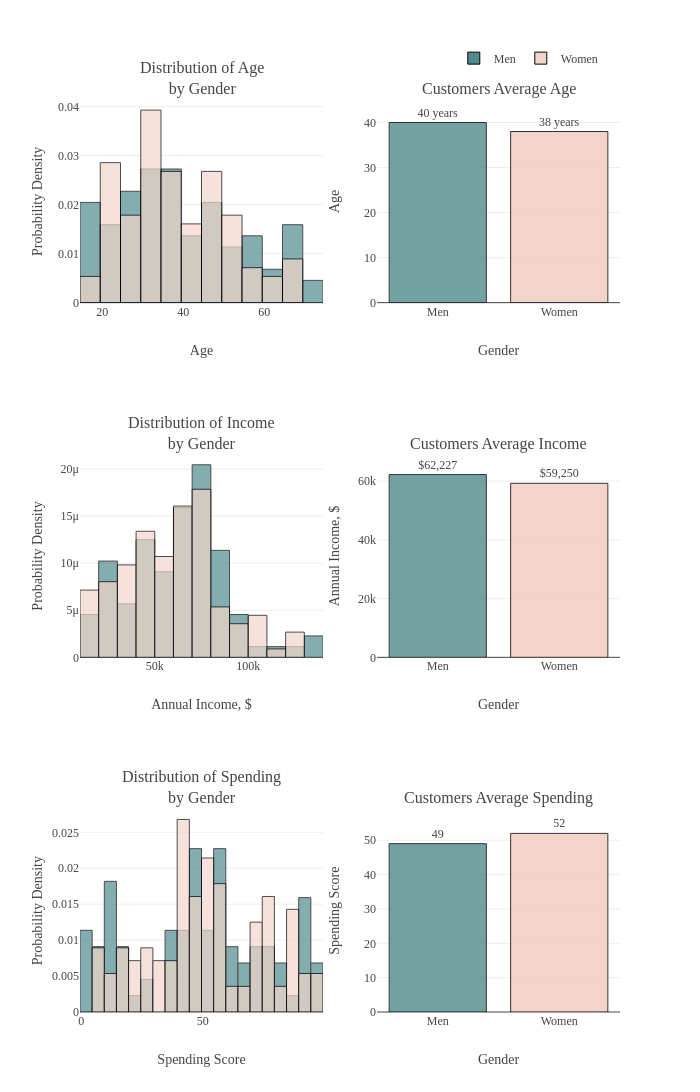
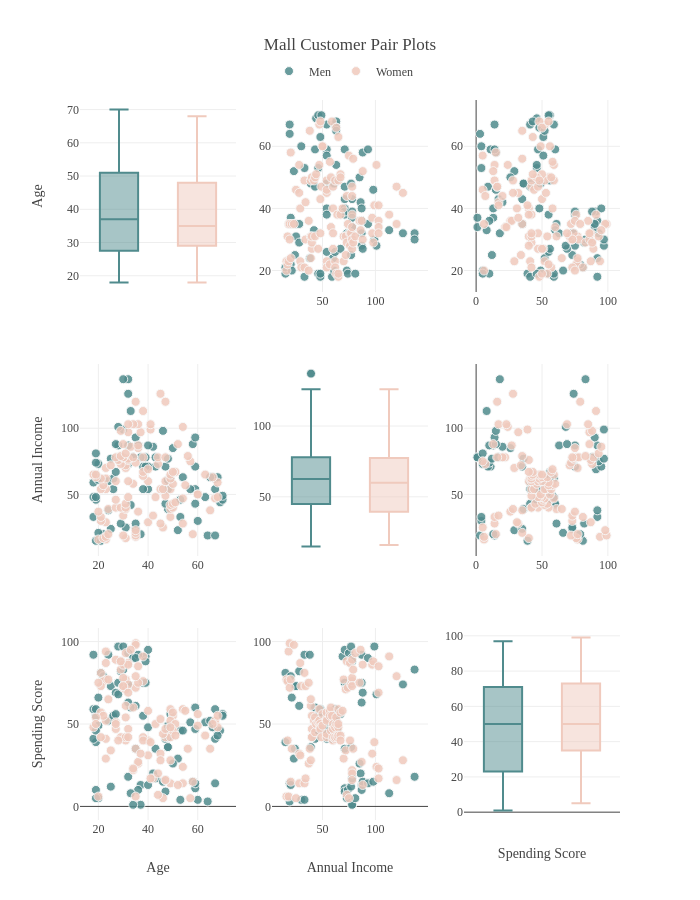
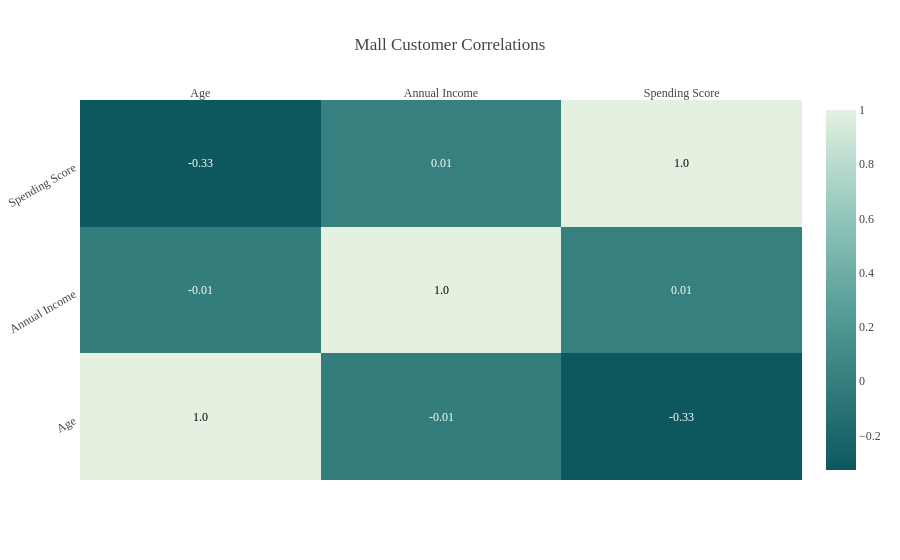

Write notebook code for charts like these, in order.
### Markdown cell above
# <div style="color:white;display:fill;border-radius:5px;background-color:#67A4A4;letter-spacing:0.1px;overflow:hidden"><p style="padding:20px;color:white;overflow:hidden;margin:0;font-size:110%;text-align:center">Exploratory Data Analysis</p></div>

### Code cell
init_notebook_mode(connected=True)
plot_df=cust.copy()
plot_df['Annual Income']=plot_df['Annual Income'].mul(1000)
p1=plot_df.groupby('Gender')['Age'].mean().round(0).astype(int).reset_index()
p2=plot_df.groupby('Gender')['Annual Income'].mean().reset_index()
p3=plot_df.groupby('Gender')['Spending Score'].mean().round(0).astype(int).reset_index()

temp = dict(layout=go.Layout(font=dict(family="Franklin Gothic", size=12)))
fig = make_subplots(rows=3, cols=2,
                    subplot_titles=("Distribution of Age<br>by Gender", 
                                    "Customers Average Age",
                                    "Distribution of Income<br>by Gender", 
                                    "Customers Average Income",
                                    "Distribution of Spending<br>by Gender", 
                                    "Customers Average Spending")
                   )

fig.add_trace(go.Histogram(x=plot_df[plot_df.Gender=='Men']['Age'], histnorm='probability density', 
                           marker=dict(color='#508B8D',opacity=0.7, line=dict(width=1, color='#000000')), 
                           nbinsx=20, name="Men"),
              row=1, col=1)
fig.add_trace(go.Histogram(x=plot_df[plot_df.Gender=='Women']['Age'], histnorm='probability density', 
                           marker=dict(color='#F3D6CB',opacity=0.7, line=dict(width=1, color='#000000')),
                           nbinsx=20, name="Women"),
              row=1, col=1)

fig.add_trace(go.Bar(x=p1['Gender'], y=p1['Age'], text=p1['Age'], texttemplate='%{text} years', textposition='outside',
                     marker=dict(color=['#508B8D', '#F0CABD'], opacity=0.8),width=.8,
                     hovertemplate='Average Age Among %{x} = %{y} years<extra></extra>', showlegend=False),
              row=1, col=2)

fig.add_trace(go.Histogram(x=plot_df[plot_df.Gender=='Men']['Annual Income'], histnorm='probability density', 
                           marker=dict(color='#508B8D', line=dict(width=1, color='#000000')), 
                           opacity=0.7, name="Men", nbinsx=20, showlegend=False),
              row=2, col=1)
fig.add_trace(go.Histogram(x=plot_df[plot_df.Gender=='Women']['Annual Income'], histnorm='probability density', 
                           marker=dict(color='#F3D6CB', line=dict(width=1, color='#000000')),
                           opacity=0.7, name="Women", nbinsx=20, showlegend=False),
              row=2, col=1)
fig.add_trace(go.Bar(x=p2['Gender'], y=p2['Annual Income'], text=p2['Annual Income'], 
                     texttemplate='$%{text:,.0f}', textposition='outside',
                     marker=dict(color=['#508B8D', '#F0CABD'], opacity=0.8),width=.8,
                     hovertemplate='Average Income Among %{x} = $%{y}<extra></extra>', showlegend=False),
              row=2, col=2)
fig.add_trace(go.Histogram(x=plot_df[plot_df.Gender=='Men']['Spending Score'], histnorm='probability density', 
                           marker=dict(color='#508B8D', line=dict(width=1, color='#000000')), 
                           opacity=0.7, name="Men", nbinsx=20, showlegend=False),
              row=3, col=1)
fig.add_trace(go.Histogram(x=plot_df[plot_df.Gender=='Women']['Spending Score'], histnorm='probability density', 
                           marker=dict(color='#F3D6CB', line=dict(width=1, color='#000000')),
                           opacity=0.7, name="Women", nbinsx=20, showlegend=False),
              row=3, col=1)
fig.add_trace(go.Bar(x=p3['Gender'], y=p3['Spending Score'], text=p3['Spending Score'], 
                     texttemplate='%{text}', textposition='outside',
                     marker=dict(color=['#508B8D', '#F0CABD'], opacity=0.8),width=.8,
                     hovertemplate='Average Spending Score Among %{x} = %{y}<extra></extra>', showlegend=False),
              row=3, col=2)
fig.update_traces(marker=dict(line=dict(width=1, color='#000000')))
fig.update_layout(template=temp,barmode='overlay', height=1500, width=700,
                  legend=dict(orientation="h", yanchor="bottom", xanchor="right", y=1.03, x=.97),
                  xaxis1_title="Age", yaxis1_title='Probability Density', 
                  xaxis2_title="Gender", yaxis2_title="Age", yaxis2_range=[0,45],
                  xaxis3_title="Annual Income, $", yaxis3_title='Probability Density', 
                  xaxis4_title="Gender", yaxis4_title="Annual Income, $", yaxis4_range=[0,69e3],
                  xaxis5_title="Spending Score", yaxis5_title='Probability Density', 
                  xaxis6_title="Gender", yaxis6_title="Spending Score", yaxis6_range=[0,59]
                 )
fig.show()

# Pairplots
fig = ff.create_scatterplotmatrix(cust, diag='box', index='Gender', colormap=['#508B8D', '#F0CABD']) 
fig.update_traces(marker=dict(size=9, opacity=0.85, line=dict(width=1, color='#F7F7F7')))
fig.update_layout(title="Mall Customer Pair Plots", template=temp, 
                  legend=dict(orientation="h", yanchor="bottom", y=1.02, x=.35),
                  height=900, width=700)
fig.show()

# Correlations
corr=cust.corr()
x = corr.columns.tolist() 
y = corr.index.tolist()
z = corr.values
text = corr.values.round(2)

fig = ff.create_annotated_heatmap(z=z, x=x, y=y, annotation_text=text, colorscale='mint', 
                                  reversescale=True, showscale=True,
                                  hovertemplate="Correlation of %{x} and %{y}= %{z:.3f}")
fig.update_layout(template=temp, title="Mall Customer Correlations", yaxis_tickangle=-30)
fig.show()

### Figure 1 — Plotly figure (JSON) as saved in the notebook; plotly's stock layout.template omitted (floating-point values rounded to 4 significant figures)
{"data": [{"histnorm": "probability density", "marker": {"color": "#508B8D", "line": {"color": "#000000", "width": 1}, "opacity": 0.7}, "name": "Men", "nbinsx": 20, "type": "histogram", "x": [19, 21, 64, 67, 37, 22, 20, 52, 35, 25, 31, 29, 35, 60, 53, 18, 24, 48, 33, 59, 47, 69, 53, 70, 19, 63, 18, 19, 70, 59, 26, 40, 57, 38, 67, 48, 18, 48, 24, 48, 20, 67, 26, 49, 54, 68, 66, 65, 19, 27, 39, 43, 40, 59, 38, 47, 39, 20, 32, 19, 32, 25, 28, 48, 34, 43, 39, 37, 34, 19, 50, 42, 32, 40, 28, 36, 36, 58, 27, 59, 35, 46, 30, 28, 33, 32, 32, 30], "xaxis": "x", "yaxis": "y"}, {"histnorm": "probability density", "marker": {"color": "#F3D6CB", "line": {"color": "#000000", "width": 1}, "opacity": 0.7}, "name": "Women", "nbinsx": 20, "type": "histogram", "x": [20, 23, 31, 22, 35, 23, 30, 35, 58, 24, 35, 35, 46, 54, 45, 40, 23, 21, 49, 21, 42, 30, 36, 20, 65, 31, 49, 24, 50, 27, 29, 31, 49, 31, 50, 51, 27, 67, 54, 43, 68, 32, 47, 60, 60, 45, 23, 49, 46, 21, 55, 22, 34, 50, 68, 40, 32, 47, 27, 23, 49, 21, 66, 19, 38, 18, 19, 63, 49, 51, 50, 38, 40, 23, 31, 25, 31, 29, 44, 35, 57, 28, 32, 32, 34, 44, 38, 47, 27, 30, 30, 56, 29, 31, 36, 33, 36, 52, 30, 37, 32, 29, 41, 54, 41, 36, 34, 32, 38, 47, 35, 45], "xaxis": "x", "yaxis": "y"}, {"hovertemplate": "Average Age Among %{x} = %{y} years<extra></extra>", "marker": {"color": ["#508B8D", "#F0CABD"], "line": {"color": "#000000", "width": 1}, "opacity": 0.8}, "showlegend": false, "text": [40.0, 38.0], "textposition": "outside", "texttemplate": "%{text} years", "type": "bar", "width": 0.8, "x": ["Men", "Women"], "xaxis": "x2", "y": [40, 38], "yaxis": "y2"}, {"histnorm": "probability density", "marker": {"color": "#508B8D", "line": {"color": "#000000", "width": 1}}, "name": "Men", "nbinsx": 20, "opacity": 0.7, "showlegend": false, "type": "histogram", "x": [15000, 15000, 19000, 19000, 20000, 20000, 21000, 23000, 24000, 24000, 25000, 28000, 28000, 30000, 33000, 33000, 38000, 39000, 42000, 43000, 43000, 44000, 46000, 46000, 46000, 48000, 48000, 48000, 49000, 54000, 54000, 54000, 54000, 54000, 54000, 54000, 59000, 60000, 60000, 61000, 61000, 62000, 62000, 62000, 63000, 63000, 63000, 63000, 64000, 67000, 69000, 71000, 71000, 71000, 71000, 71000, 71000, 73000, 73000, 74000, 75000, 77000, 77000, 77000, 78000, 78000, 78000, 78000, 78000, 81000, 85000, 86000, 87000, 87000, 87000, 87000, 87000, 88000, 88000, 93000, 93000, 98000, 99000, 101000, 113000, 126000, 137000, 137000], "xaxis": "x3", "yaxis": "y3"}, {"histnorm": "probability density", "marker": {"color": "#F3D6CB", "line": {"color": "#000000", "width": 1}}, "name": "Women", "nbinsx": 20, "opacity": 0.7, "showlegend": false, "type": "histogram", "x": [16000, 16000, 17000, 17000, 18000, 18000, 19000, 19000, 20000, 20000, 21000, 23000, 25000, 28000, 28000, 29000, 29000, 30000, 33000, 33000, 34000, 34000, 37000, 37000, 38000, 39000, 39000, 39000, 40000, 40000, 40000, 40000, 42000, 43000, 43000, 44000, 46000, 47000, 47000, 48000, 48000, 48000, 49000, 50000, 50000, 54000, 54000, 54000, 54000, 54000, 57000, 57000, 58000, 58000, 59000, 60000, 60000, 60000, 60000, 62000, 62000, 62000, 63000, 63000, 64000, 65000, 65000, 65000, 65000, 67000, 67000, 67000, 69000, 70000, 70000, 72000, 72000, 73000, 73000, 74000, 75000, 76000, 76000, 77000, 78000, 78000, 78000, 78000, 78000, 78000, 78000, 79000, 79000, 81000, 85000, 86000, 87000, 88000, 88000, 97000, 97000, 98000, 99000, 101000, 103000, 103000, 103000, 103000, 113000, 120000, 120000, 126000], "xaxis": "x3", "yaxis": "y3"}, {"hovertemplate": "Average Income Among %{x} = $%{y}<extra></extra>", "marker": {"color": ["#508B8D", "#F0CABD"], "line": {"color": "#000000", "width": 1}, "opacity": 0.8}, "showlegend": false, "text": [62230.0, 59250.0], "textposition": "outside", "texttemplate": "$%{text:,.0f}", "type": "bar", "width": 0.8, "x": ["Men", "Women"], "xaxis": "x4", "y": [62230.0, 59250.0], "yaxis": "y4"}, {"histnorm": "probability density", "marker": {"color": "#508B8D", "line": {"color": "#000000", "width": 1}}, "name": "Men", "nbinsx": 20, "opacity": 0.7, "showlegend": false, "type": "histogram", "x": [39, 81, 3, 14, 13, 79, 66, 29, 35, 73, 73, 82, 61, 4, 4, 92, 92, 36, 60, 60, 41, 46, 46, 56, 55, 51, 59, 59, 55, 47, 54, 48, 51, 55, 41, 46, 41, 49, 52, 42, 49, 59, 55, 56, 46, 43, 48, 52, 46, 56, 91, 35, 95, 11, 75, 9, 75, 5, 73, 10, 93, 12, 97, 36, 90, 17, 88, 1, 1, 5, 26, 20, 63, 13, 75, 10, 92, 15, 69, 14, 90, 15, 97, 68, 8, 74, 18, 83], "xaxis": "x5", "yaxis": "y5"}, {"histnorm": "probability density", "marker": {"color": "#F3D6CB", "line": {"color": "#000000", "width": 1}}, "name": "Women", "nbinsx": 20, "opacity": 0.7, "showlegend": false, "type": "histogram", "x": [6, 77, 40, 76, 6, 94, 72, 99, 15, 77, 35, 98, 5, 14, 32, 31, 87, 73, 14, 81, 17, 73, 26, 75, 35, 61, 28, 65, 55, 47, 42, 42, 52, 54, 45, 50, 51, 52, 59, 50, 48, 47, 42, 49, 56, 53, 52, 42, 44, 57, 58, 55, 60, 46, 55, 40, 42, 47, 50, 41, 48, 42, 50, 54, 42, 48, 50, 43, 59, 43, 57, 40, 58, 29, 77, 34, 71, 88, 7, 72, 5, 40, 87, 74, 22, 20, 76, 16, 89, 78, 73, 35, 83, 93, 75, 95, 27, 13, 86, 32, 86, 88, 39, 24, 17, 85, 23, 69, 91, 16, 79, 28], "xaxis": "x5", "yaxis": "y5"}, {"hovertemplate": "Average Spending Score Among %{x} = %{y}<extra></extra>", "marker": {"color": ["#508B8D", "#F0CABD"], "line": {"color": "#000000", "width": 1}, "opacity": 0.8}, "showlegend": false, "text": [49.0, 52.0], "textposition": "outside", "texttemplate": "%{text}", "type": "bar", "width": 0.8, "x": ["Men", "Women"], "xaxis": "x6", "y": [49, 52], "yaxis": "y6"}], "layout": {"annotations": [{"font": {"size": 16}, "showarrow": false, "text": "Distribution of Age<br>by Gender", "x": 0.225, "xanchor": "center", "xref": "paper", "y": 1.0, "yanchor": "bottom", "yref": "paper"}, {"font": {"size": 16}, "showarrow": false, "text": "Customers Average Age", "x": 0.775, "xanchor": "center", "xref": "paper", "y": 1.0, "yanchor": "bottom", "yref": "paper"}, {"font": {"size": 16}, "showarrow": false, "text": "Distribution of Income<br>by Gender", "x": 0.225, "xanchor": "center", "xref": "paper", "y": 0.6111, "yanchor": "bottom", "yref": "paper"}, {"font": {"size": 16}, "showarrow": false, "text": "Customers Average Income", "x": 0.775, "xanchor": "center", "xref": "paper", "y": 0.6111, "yanchor": "bottom", "yref": "paper"}, {"font": {"size": 16}, "showarrow": false, "text": "Distribution of Spending<br>by Gender", "x": 0.225, "xanchor": "center", "xref": "paper", "y": 0.2222, "yanchor": "bottom", "yref": "paper"}, {"font": {"size": 16}, "showarrow": false, "text": "Customers Average Spending", "x": 0.775, "xanchor": "center", "xref": "paper", "y": 0.2222, "yanchor": "bottom", "yref": "paper"}], "barmode": "overlay", "height": 1500, "legend": {"orientation": "h", "x": 0.97, "xanchor": "right", "y": 1.03, "yanchor": "bottom"}, "width": 700, "xaxis": {"anchor": "y", "domain": [0.0, 0.45], "title": {"text": "Age"}}, "xaxis2": {"anchor": "y2", "domain": [0.55, 1.0], "title": {"text": "Gender"}}, "xaxis3": {"anchor": "y3", "domain": [0.0, 0.45], "title": {"text": "Annual Income, $"}}, "xaxis4": {"anchor": "y4", "domain": [0.55, 1.0], "title": {"text": "Gender"}}, "xaxis5": {"anchor": "y5", "domain": [0.0, 0.45], "title": {"text": "Spending Score"}}, "xaxis6": {"anchor": "y6", "domain": [0.55, 1.0], "title": {"text": "Gender"}}, "yaxis": {"anchor": "x", "domain": [0.7778, 1.0], "title": {"text": "Probability Density"}}, "yaxis2": {"anchor": "x2", "domain": [0.7778, 1.0], "range": [0, 45], "title": {"text": "Age"}}, "yaxis3": {"anchor": "x3", "domain": [0.3889, 0.6111], "title": {"text": "Probability Density"}}, "yaxis4": {"anchor": "x4", "domain": [0.3889, 0.6111], "range": [0, 69000.0], "title": {"text": "Annual Income, $"}}, "yaxis5": {"anchor": "x5", "domain": [0.0, 0.2222], "title": {"text": "Probability Density"}}, "yaxis6": {"anchor": "x6", "domain": [0.0, 0.2222], "range": [0, 59], "title": {"text": "Spending Score"}}}}

### Figure 2 — Plotly figure (JSON) as saved in the notebook; plotly's stock layout.template omitted (floating-point values rounded to 4 significant figures)
{"data": [{"marker": {"color": "rgb(80, 139, 141)", "line": {"color": "#F7F7F7", "width": 1}, "opacity": 0.85, "size": 9}, "showlegend": false, "type": "box", "xaxis": "x", "y": [19, 21, 64, 67, 37, 22, 20, 52, 35, 25, 31, 29, 35, 60, 53, 18, 24, 48, 33, 59, 47, 69, 53, 70, 19, 63, 18, 19, 70, 59, 26, 40, 57, 38, 67, 48, 18, 48, 24, 48, 20, 67, 26, 49, 54, 68, 66, 65, 19, 27, 39, 43, 40, 59, 38, 47, 39, 20, 32, 19, 32, 25, 28, 48, 34, 43, 39, 37, 34, 19, 50, 42, 32, 40, 28, 36, 36, 58, 27, 59, 35, 46, 30, 28, 33, 32, 32, 30], "yaxis": "y"}, {"marker": {"color": "rgb(240, 202, 189)", "line": {"color": "#F7F7F7", "width": 1}, "opacity": 0.85, "size": 9}, "showlegend": false, "type": "box", "xaxis": "x", "y": [20, 23, 31, 22, 35, 23, 30, 35, 58, 24, 35, 35, 46, 54, 45, 40, 23, 21, 49, 21, 42, 30, 36, 20, 65, 31, 49, 24, 50, 27, 29, 31, 49, 31, 50, 51, 27, 67, 54, 43, 68, 32, 47, 60, 60, 45, 23, 49, 46, 21, 55, 22, 34, 50, 68, 40, 32, 47, 27, 23, 49, 21, 66, 19, 38, 18, 19, 63, 49, 51, 50, 38, 40, 23, 31, 25, 31, 29, 44, 35, 57, 28, 32, 32, 34, 44, 38, 47, 27, 30, 30, 56, 29, 31, 36, 33, 36, 52, 30, 37, 32, 29, 41, 54, 41, 36, 34, 32, 38, 47, 35, 45], "yaxis": "y"}, {"marker": {"color": "rgb(80, 139, 141)", "line": {"color": "#F7F7F7", "width": 1}, "opacity": 0.85, "size": 9}, "mode": "markers", "name": "Men", "showlegend": true, "type": "scatter", "x": [15, 15, 19, 19, 20, 20, 21, 23, 24, 24, 25, 28, 28, 30, 33, 33, 38, 39, 42, 43, 43, 44, 46, 46, 46, 48, 48, 48, 49, 54, 54, 54, 54, 54, 54, 54, 59, 60, 60, 61, 61, 62, 62, 62, 63, 63, 63, 63, 64, 67, 69, 71, 71, 71, 71, 71, 71, 73, 73, 74, 75, 77, 77, 77, 78, 78, 78, 78, 78, 81, 85, 86, 87, 87, 87, 87, 87, 88, 88, 93, 93, 98, 99, 101, 113, 126, 137, 137], "xaxis": "x2", "y": [19, 21, 64, 67, 37, 22, 20, 52, 35, 25, 31, 29, 35, 60, 53, 18, 24, 48, 33, 59, 47, 69, 53, 70, 19, 63, 18, 19, 70, 59, 26, 40, 57, 38, 67, 48, 18, 48, 24, 48, 20, 67, 26, 49, 54, 68, 66, 65, 19, 27, 39, 43, 40, 59, 38, 47, 39, 20, 32, 19, 32, 25, 28, 48, 34, 43, 39, 37, 34, 19, 50, 42, 32, 40, 28, 36, 36, 58, 27, 59, 35, 46, 30, 28, 33, 32, 32, 30], "yaxis": "y2"}, {"marker": {"color": "rgb(240, 202, 189)", "line": {"color": "#F7F7F7", "width": 1}, "opacity": 0.85, "size": 9}, "mode": "markers", "name": "Women", "showlegend": true, "type": "scatter", "x": [16, 16, 17, 17, 18, 18, 19, 19, 20, 20, 21, 23, 25, 28, 28, 29, 29, 30, 33, 33, 34, 34, 37, 37, 38, 39, 39, 39, 40, 40, 40, 40, 42, 43, 43, 44, 46, 47, 47, 48, 48, 48, 49, 50, 50, 54, 54, 54, 54, 54, 57, 57, 58, 58, 59, 60, 60, 60, 60, 62, 62, 62, 63, 63, 64, 65, 65, 65, 65, 67, 67, 67, 69, 70, 70, 72, 72, 73, 73, 74, 75, 76, 76, 77, 78, 78, 78, 78, 78, 78, 78, 79, 79, 81, 85, 86, 87, 88, 88, 97, 97, 98, 99, 101, 103, 103, 103, 103, 113, 120, 120, 126], "xaxis": "x2", "y": [20, 23, 31, 22, 35, 23, 30, 35, 58, 24, 35, 35, 46, 54, 45, 40, 23, 21, 49, 21, 42, 30, 36, 20, 65, 31, 49, 24, 50, 27, 29, 31, 49, 31, 50, 51, 27, 67, 54, 43, 68, 32, 47, 60, 60, 45, 23, 49, 46, 21, 55, 22, 34, 50, 68, 40, 32, 47, 27, 23, 49, 21, 66, 19, 38, 18, 19, 63, 49, 51, 50, 38, 40, 23, 31, 25, 31, 29, 44, 35, 57, 28, 32, 32, 34, 44, 38, 47, 27, 30, 30, 56, 29, 31, 36, 33, 36, 52, 30, 37, 32, 29, 41, 54, 41, 36, 34, 32, 38, 47, 35, 45], "yaxis": "y2"}, {"marker": {"color": "rgb(80, 139, 141)", "line": {"color": "#F7F7F7", "width": 1}, "opacity": 0.85, "size": 9}, "mode": "markers", "name": "Men", "showlegend": false, "type": "scatter", "x": [39, 81, 3, 14, 13, 79, 66, 29, 35, 73, 73, 82, 61, 4, 4, 92, 92, 36, 60, 60, 41, 46, 46, 56, 55, 51, 59, 59, 55, 47, 54, 48, 51, 55, 41, 46, 41, 49, 52, 42, 49, 59, 55, 56, 46, 43, 48, 52, 46, 56, 91, 35, 95, 11, 75, 9, 75, 5, 73, 10, 93, 12, 97, 36, 90, 17, 88, 1, 1, 5, 26, 20, 63, 13, 75, 10, 92, 15, 69, 14, 90, 15, 97, 68, 8, 74, 18, 83], "xaxis": "x3", "y": [19, 21, 64, 67, 37, 22, 20, 52, 35, 25, 31, 29, 35, 60, 53, 18, 24, 48, 33, 59, 47, 69, 53, 70, 19, 63, 18, 19, 70, 59, 26, 40, 57, 38, 67, 48, 18, 48, 24, 48, 20, 67, 26, 49, 54, 68, 66, 65, 19, 27, 39, 43, 40, 59, 38, 47, 39, 20, 32, 19, 32, 25, 28, 48, 34, 43, 39, 37, 34, 19, 50, 42, 32, 40, 28, 36, 36, 58, 27, 59, 35, 46, 30, 28, 33, 32, 32, 30], "yaxis": "y3"}, {"marker": {"color": "rgb(240, 202, 189)", "line": {"color": "#F7F7F7", "width": 1}, "opacity": 0.85, "size": 9}, "mode": "markers", "name": "Women", "showlegend": false, "type": "scatter", "x": [6, 77, 40, 76, 6, 94, 72, 99, 15, 77, 35, 98, 5, 14, 32, 31, 87, 73, 14, 81, 17, 73, 26, 75, 35, 61, 28, 65, 55, 47, 42, 42, 52, 54, 45, 50, 51, 52, 59, 50, 48, 47, 42, 49, 56, 53, 52, 42, 44, 57, 58, 55, 60, 46, 55, 40, 42, 47, 50, 41, 48, 42, 50, 54, 42, 48, 50, 43, 59, 43, 57, 40, 58, 29, 77, 34, 71, 88, 7, 72, 5, 40, 87, 74, 22, 20, 76, 16, 89, 78, 73, 35, 83, 93, 75, 95, 27, 13, 86, 32, 86, 88, 39, 24, 17, 85, 23, 69, 91, 16, 79, 28], "xaxis": "x3", "y": [20, 23, 31, 22, 35, 23, 30, 35, 58, 24, 35, 35, 46, 54, 45, 40, 23, 21, 49, 21, 42, 30, 36, 20, 65, 31, 49, 24, 50, 27, 29, 31, 49, 31, 50, 51, 27, 67, 54, 43, 68, 32, 47, 60, 60, 45, 23, 49, 46, 21, 55, 22, 34, 50, 68, 40, 32, 47, 27, 23, 49, 21, 66, 19, 38, 18, 19, 63, 49, 51, 50, 38, 40, 23, 31, 25, 31, 29, 44, 35, 57, 28, 32, 32, 34, 44, 38, 47, 27, 30, 30, 56, 29, 31, 36, 33, 36, 52, 30, 37, 32, 29, 41, 54, 41, 36, 34, 32, 38, 47, 35, 45], "yaxis": "y3"}, {"marker": {"color": "rgb(80, 139, 141)", "line": {"color": "#F7F7F7", "width": 1}, "opacity": 0.85, "size": 9}, "mode": "markers", "name": "Men", "showlegend": false, "type": "scatter", "x": [19, 21, 64, 67, 37, 22, 20, 52, 35, 25, 31, 29, 35, 60, 53, 18, 24, 48, 33, 59, 47, 69, 53, 70, 19, 63, 18, 19, 70, 59, 26, 40, 57, 38, 67, 48, 18, 48, 24, 48, 20, 67, 26, 49, 54, 68, 66, 65, 19, 27, 39, 43, 40, 59, 38, 47, 39, 20, 32, 19, 32, 25, 28, 48, 34, 43, 39, 37, 34, 19, 50, 42, 32, 40, 28, 36, 36, 58, 27, 59, 35, 46, 30, 28, 33, 32, 32, 30], "xaxis": "x4", "y": [15, 15, 19, 19, 20, 20, 21, 23, 24, 24, 25, 28, 28, 30, 33, 33, 38, 39, 42, 43, 43, 44, 46, 46, 46, 48, 48, 48, 49, 54, 54, 54, 54, 54, 54, 54, 59, 60, 60, 61, 61, 62, 62, 62, 63, 63, 63, 63, 64, 67, 69, 71, 71, 71, 71, 71, 71, 73, 73, 74, 75, 77, 77, 77, 78, 78, 78, 78, 78, 81, 85, 86, 87, 87, 87, 87, 87, 88, 88, 93, 93, 98, 99, 101, 113, 126, 137, 137], "yaxis": "y4"}, {"marker": {"color": "rgb(240, 202, 189)", "line": {"color": "#F7F7F7", "width": 1}, "opacity": 0.85, "size": 9}, "mode": "markers", "name": "Women", "showlegend": false, "type": "scatter", "x": [20, 23, 31, 22, 35, 23, 30, 35, 58, 24, 35, 35, 46, 54, 45, 40, 23, 21, 49, 21, 42, 30, 36, 20, 65, 31, 49, 24, 50, 27, 29, 31, 49, 31, 50, 51, 27, 67, 54, 43, 68, 32, 47, 60, 60, 45, 23, 49, 46, 21, 55, 22, 34, 50, 68, 40, 32, 47, 27, 23, 49, 21, 66, 19, 38, 18, 19, 63, 49, 51, 50, 38, 40, 23, 31, 25, 31, 29, 44, 35, 57, 28, 32, 32, 34, 44, 38, 47, 27, 30, 30, 56, 29, 31, 36, 33, 36, 52, 30, 37, 32, 29, 41, 54, 41, 36, 34, 32, 38, 47, 35, 45], "xaxis": "x4", "y": [16, 16, 17, 17, 18, 18, 19, 19, 20, 20, 21, 23, 25, 28, 28, 29, 29, 30, 33, 33, 34, 34, 37, 37, 38, 39, 39, 39, 40, 40, 40, 40, 42, 43, 43, 44, 46, 47, 47, 48, 48, 48, 49, 50, 50, 54, 54, 54, 54, 54, 57, 57, 58, 58, 59, 60, 60, 60, 60, 62, 62, 62, 63, 63, 64, 65, 65, 65, 65, 67, 67, 67, 69, 70, 70, 72, 72, 73, 73, 74, 75, 76, 76, 77, 78, 78, 78, 78, 78, 78, 78, 79, 79, 81, 85, 86, 87, 88, 88, 97, 97, 98, 99, 101, 103, 103, 103, 103, 113, 120, 120, 126], "yaxis": "y4"}, {"marker": {"color": "rgb(80, 139, 141)", "line": {"color": "#F7F7F7", "width": 1}, "opacity": 0.85, "size": 9}, "showlegend": false, "type": "box", "xaxis": "x5", "y": [15, 15, 19, 19, 20, 20, 21, 23, 24, 24, 25, 28, 28, 30, 33, 33, 38, 39, 42, 43, 43, 44, 46, 46, 46, 48, 48, 48, 49, 54, 54, 54, 54, 54, 54, 54, 59, 60, 60, 61, 61, 62, 62, 62, 63, 63, 63, 63, 64, 67, 69, 71, 71, 71, 71, 71, 71, 73, 73, 74, 75, 77, 77, 77, 78, 78, 78, 78, 78, 81, 85, 86, 87, 87, 87, 87, 87, 88, 88, 93, 93, 98, 99, 101, 113, 126, 137, 137], "yaxis": "y5"}, {"marker": {"color": "rgb(240, 202, 189)", "line": {"color": "#F7F7F7", "width": 1}, "opacity": 0.85, "size": 9}, "showlegend": false, "type": "box", "xaxis": "x5", "y": [16, 16, 17, 17, 18, 18, 19, 19, 20, 20, 21, 23, 25, 28, 28, 29, 29, 30, 33, 33, 34, 34, 37, 37, 38, 39, 39, 39, 40, 40, 40, 40, 42, 43, 43, 44, 46, 47, 47, 48, 48, 48, 49, 50, 50, 54, 54, 54, 54, 54, 57, 57, 58, 58, 59, 60, 60, 60, 60, 62, 62, 62, 63, 63, 64, 65, 65, 65, 65, 67, 67, 67, 69, 70, 70, 72, 72, 73, 73, 74, 75, 76, 76, 77, 78, 78, 78, 78, 78, 78, 78, 79, 79, 81, 85, 86, 87, 88, 88, 97, 97, 98, 99, 101, 103, 103, 103, 103, 113, 120, 120, 126], "yaxis": "y5"}, {"marker": {"color": "rgb(80, 139, 141)", "line": {"color": "#F7F7F7", "width": 1}, "opacity": 0.85, "size": 9}, "mode": "markers", "name": "Men", "showlegend": false, "type": "scatter", "x": [39, 81, 3, 14, 13, 79, 66, 29, 35, 73, 73, 82, 61, 4, 4, 92, 92, 36, 60, 60, 41, 46, 46, 56, 55, 51, 59, 59, 55, 47, 54, 48, 51, 55, 41, 46, 41, 49, 52, 42, 49, 59, 55, 56, 46, 43, 48, 52, 46, 56, 91, 35, 95, 11, 75, 9, 75, 5, 73, 10, 93, 12, 97, 36, 90, 17, 88, 1, 1, 5, 26, 20, 63, 13, 75, 10, 92, 15, 69, 14, 90, 15, 97, 68, 8, 74, 18, 83], "xaxis": "x6", "y": [15, 15, 19, 19, 20, 20, 21, 23, 24, 24, 25, 28, 28, 30, 33, 33, 38, 39, 42, 43, 43, 44, 46, 46, 46, 48, 48, 48, 49, 54, 54, 54, 54, 54, 54, 54, 59, 60, 60, 61, 61, 62, 62, 62, 63, 63, 63, 63, 64, 67, 69, 71, 71, 71, 71, 71, 71, 73, 73, 74, 75, 77, 77, 77, 78, 78, 78, 78, 78, 81, 85, 86, 87, 87, 87, 87, 87, 88, 88, 93, 93, 98, 99, 101, 113, 126, 137, 137], "yaxis": "y6"}, {"marker": {"color": "rgb(240, 202, 189)", "line": {"color": "#F7F7F7", "width": 1}, "opacity": 0.85, "size": 9}, "mode": "markers", "name": "Women", "showlegend": false, "type": "scatter", "x": [6, 77, 40, 76, 6, 94, 72, 99, 15, 77, 35, 98, 5, 14, 32, 31, 87, 73, 14, 81, 17, 73, 26, 75, 35, 61, 28, 65, 55, 47, 42, 42, 52, 54, 45, 50, 51, 52, 59, 50, 48, 47, 42, 49, 56, 53, 52, 42, 44, 57, 58, 55, 60, 46, 55, 40, 42, 47, 50, 41, 48, 42, 50, 54, 42, 48, 50, 43, 59, 43, 57, 40, 58, 29, 77, 34, 71, 88, 7, 72, 5, 40, 87, 74, 22, 20, 76, 16, 89, 78, 73, 35, 83, 93, 75, 95, 27, 13, 86, 32, 86, 88, 39, 24, 17, 85, 23, 69, 91, 16, 79, 28], "xaxis": "x6", "y": [16, 16, 17, 17, 18, 18, 19, 19, 20, 20, 21, 23, 25, 28, 28, 29, 29, 30, 33, 33, 34, 34, 37, 37, 38, 39, 39, 39, 40, 40, 40, 40, 42, 43, 43, 44, 46, 47, 47, 48, 48, 48, 49, 50, 50, 54, 54, 54, 54, 54, 57, 57, 58, 58, 59, 60, 60, 60, 60, 62, 62, 62, 63, 63, 64, 65, 65, 65, 65, 67, 67, 67, 69, 70, 70, 72, 72, 73, 73, 74, 75, 76, 76, 77, 78, 78, 78, 78, 78, 78, 78, 79, 79, 81, 85, 86, 87, 88, 88, 97, 97, 98, 99, 101, 103, 103, 103, 103, 113, 120, 120, 126], "yaxis": "y6"}, {"marker": {"color": "rgb(80, 139, 141)", "line": {"color": "#F7F7F7", "width": 1}, "opacity": 0.85, "size": 9}, "mode": "markers", "name": "Men", "showlegend": false, "type": "scatter", "x": [19, 21, 64, 67, 37, 22, 20, 52, 35, 25, 31, 29, 35, 60, 53, 18, 24, 48, 33, 59, 47, 69, 53, 70, 19, 63, 18, 19, 70, 59, 26, 40, 57, 38, 67, 48, 18, 48, 24, 48, 20, 67, 26, 49, 54, 68, 66, 65, 19, 27, 39, 43, 40, 59, 38, 47, 39, 20, 32, 19, 32, 25, 28, 48, 34, 43, 39, 37, 34, 19, 50, 42, 32, 40, 28, 36, 36, 58, 27, 59, 35, 46, 30, 28, 33, 32, 32, 30], "xaxis": "x7", "y": [39, 81, 3, 14, 13, 79, 66, 29, 35, 73, 73, 82, 61, 4, 4, 92, 92, 36, 60, 60, 41, 46, 46, 56, 55, 51, 59, 59, 55, 47, 54, 48, 51, 55, 41, 46, 41, 49, 52, 42, 49, 59, 55, 56, 46, 43, 48, 52, 46, 56, 91, 35, 95, 11, 75, 9, 75, 5, 73, 10, 93, 12, 97, 36, 90, 17, 88, 1, 1, 5, 26, 20, 63, 13, 75, 10, 92, 15, 69, 14, 90, 15, 97, 68, 8, 74, 18, 83], "yaxis": "y7"}, {"marker": {"color": "rgb(240, 202, 189)", "line": {"color": "#F7F7F7", "width": 1}, "opacity": 0.85, "size": 9}, "mode": "markers", "name": "Women", "showlegend": false, "type": "scatter", "x": [20, 23, 31, 22, 35, 23, 30, 35, 58, 24, 35, 35, 46, 54, 45, 40, 23, 21, 49, 21, 42, 30, 36, 20, 65, 31, 49, 24, 50, 27, 29, 31, 49, 31, 50, 51, 27, 67, 54, 43, 68, 32, 47, 60, 60, 45, 23, 49, 46, 21, 55, 22, 34, 50, 68, 40, 32, 47, 27, 23, 49, 21, 66, 19, 38, 18, 19, 63, 49, 51, 50, 38, 40, 23, 31, 25, 31, 29, 44, 35, 57, 28, 32, 32, 34, 44, 38, 47, 27, 30, 30, 56, 29, 31, 36, 33, 36, 52, 30, 37, 32, 29, 41, 54, 41, 36, 34, 32, 38, 47, 35, 45], "xaxis": "x7", "y": [6, 77, 40, 76, 6, 94, 72, 99, 15, 77, 35, 98, 5, 14, 32, 31, 87, 73, 14, 81, 17, 73, 26, 75, 35, 61, 28, 65, 55, 47, 42, 42, 52, 54, 45, 50, 51, 52, 59, 50, 48, 47, 42, 49, 56, 53, 52, 42, 44, 57, 58, 55, 60, 46, 55, 40, 42, 47, 50, 41, 48, 42, 50, 54, 42, 48, 50, 43, 59, 43, 57, 40, 58, 29, 77, 34, 71, 88, 7, 72, 5, 40, 87, 74, 22, 20, 76, 16, 89, 78, 73, 35, 83, 93, 75, 95, 27, 13, 86, 32, 86, 88, 39, 24, 17, 85, 23, 69, 91, 16, 79, 28], "yaxis": "y7"}, {"marker": {"color": "rgb(80, 139, 141)", "line": {"color": "#F7F7F7", "width": 1}, "opacity": 0.85, "size": 9}, "mode": "markers", "name": "Men", "showlegend": false, "type": "scatter", "x": [15, 15, 19, 19, 20, 20, 21, 23, 24, 24, 25, 28, 28, 30, 33, 33, 38, 39, 42, 43, 43, 44, 46, 46, 46, 48, 48, 48, 49, 54, 54, 54, 54, 54, 54, 54, 59, 60, 60, 61, 61, 62, 62, 62, 63, 63, 63, 63, 64, 67, 69, 71, 71, 71, 71, 71, 71, 73, 73, 74, 75, 77, 77, 77, 78, 78, 78, 78, 78, 81, 85, 86, 87, 87, 87, 87, 87, 88, 88, 93, 93, 98, 99, 101, 113, 126, 137, 137], "xaxis": "x8", "y": [39, 81, 3, 14, 13, 79, 66, 29, 35, 73, 73, 82, 61, 4, 4, 92, 92, 36, 60, 60, 41, 46, 46, 56, 55, 51, 59, 59, 55, 47, 54, 48, 51, 55, 41, 46, 41, 49, 52, 42, 49, 59, 55, 56, 46, 43, 48, 52, 46, 56, 91, 35, 95, 11, 75, 9, 75, 5, 73, 10, 93, 12, 97, 36, 90, 17, 88, 1, 1, 5, 26, 20, 63, 13, 75, 10, 92, 15, 69, 14, 90, 15, 97, 68, 8, 74, 18, 83], "yaxis": "y8"}, {"marker": {"color": "rgb(240, 202, 189)", "line": {"color": "#F7F7F7", "width": 1}, "opacity": 0.85, "size": 9}, "mode": "markers", "name": "Women", "showlegend": false, "type": "scatter", "x": [16, 16, 17, 17, 18, 18, 19, 19, 20, 20, 21, 23, 25, 28, 28, 29, 29, 30, 33, 33, 34, 34, 37, 37, 38, 39, 39, 39, 40, 40, 40, 40, 42, 43, 43, 44, 46, 47, 47, 48, 48, 48, 49, 50, 50, 54, 54, 54, 54, 54, 57, 57, 58, 58, 59, 60, 60, 60, 60, 62, 62, 62, 63, 63, 64, 65, 65, 65, 65, 67, 67, 67, 69, 70, 70, 72, 72, 73, 73, 74, 75, 76, 76, 77, 78, 78, 78, 78, 78, 78, 78, 79, 79, 81, 85, 86, 87, 88, 88, 97, 97, 98, 99, 101, 103, 103, 103, 103, 113, 120, 120, 126], "xaxis": "x8", "y": [6, 77, 40, 76, 6, 94, 72, 99, 15, 77, 35, 98, 5, 14, 32, 31, 87, 73, 14, 81, 17, 73, 26, 75, 35, 61, 28, 65, 55, 47, 42, 42, 52, 54, 45, 50, 51, 52, 59, 50, 48, 47, 42, 49, 56, 53, 52, 42, 44, 57, 58, 55, 60, 46, 55, 40, 42, 47, 50, 41, 48, 42, 50, 54, 42, 48, 50, 43, 59, 43, 57, 40, 58, 29, 77, 34, 71, 88, 7, 72, 5, 40, 87, 74, 22, 20, 76, 16, 89, 78, 73, 35, 83, 93, 75, 95, 27, 13, 86, 32, 86, 88, 39, 24, 17, 85, 23, 69, 91, 16, 79, 28], "yaxis": "y8"}, {"marker": {"color": "rgb(80, 139, 141)", "line": {"color": "#F7F7F7", "width": 1}, "opacity": 0.85, "size": 9}, "showlegend": false, "type": "box", "xaxis": "x9", "y": [39, 81, 3, 14, 13, 79, 66, 29, 35, 73, 73, 82, 61, 4, 4, 92, 92, 36, 60, 60, 41, 46, 46, 56, 55, 51, 59, 59, 55, 47, 54, 48, 51, 55, 41, 46, 41, 49, 52, 42, 49, 59, 55, 56, 46, 43, 48, 52, 46, 56, 91, 35, 95, 11, 75, 9, 75, 5, 73, 10, 93, 12, 97, 36, 90, 17, 88, 1, 1, 5, 26, 20, 63, 13, 75, 10, 92, 15, 69, 14, 90, 15, 97, 68, 8, 74, 18, 83], "yaxis": "y9"}, {"marker": {"color": "rgb(240, 202, 189)", "line": {"color": "#F7F7F7", "width": 1}, "opacity": 0.85, "size": 9}, "showlegend": false, "type": "box", "xaxis": "x9", "y": [6, 77, 40, 76, 6, 94, 72, 99, 15, 77, 35, 98, 5, 14, 32, 31, 87, 73, 14, 81, 17, 73, 26, 75, 35, 61, 28, 65, 55, 47, 42, 42, 52, 54, 45, 50, 51, 52, 59, 50, 48, 47, 42, 49, 56, 53, 52, 42, 44, 57, 58, 55, 60, 46, 55, 40, 42, 47, 50, 41, 48, 42, 50, 54, 42, 48, 50, 43, 59, 43, 57, 40, 58, 29, 77, 34, 71, 88, 7, 72, 5, 40, 87, 74, 22, 20, 76, 16, 89, 78, 73, 35, 83, 93, 75, 95, 27, 13, 86, 32, 86, 88, 39, 24, 17, 85, 23, 69, 91, 16, 79, 28], "yaxis": "y9"}], "layout": {"height": 900, "legend": {"orientation": "h", "x": 0.35, "y": 1.02, "yanchor": "bottom"}, "showlegend": true, "title": {"text": "Mall Customer Pair Plots"}, "width": 700, "xaxis": {"anchor": "y", "domain": [0.0, 0.2889], "showticklabels": false}, "xaxis2": {"anchor": "y2", "domain": [0.3556, 0.6444]}, "xaxis3": {"anchor": "y3", "domain": [0.7111, 1.0]}, "xaxis4": {"anchor": "y4", "domain": [0.0, 0.2889]}, "xaxis5": {"anchor": "y5", "domain": [0.3556, 0.6444], "showticklabels": false}, "xaxis6": {"anchor": "y6", "domain": [0.7111, 1.0]}, "xaxis7": {"anchor": "y7", "domain": [0.0, 0.2889], "title": {"text": "Age"}}, "xaxis8": {"anchor": "y8", "domain": [0.3556, 0.6444], "title": {"text": "Annual Income"}}, "xaxis9": {"anchor": "y9", "domain": [0.7111, 1.0], "showticklabels": false, "title": {"text": "Spending Score"}}, "yaxis": {"anchor": "x", "domain": [0.7333, 1.0], "title": {"text": "Age"}}, "yaxis2": {"anchor": "x2", "domain": [0.7333, 1.0]}, "yaxis3": {"anchor": "x3", "domain": [0.7333, 1.0]}, "yaxis4": {"anchor": "x4", "domain": [0.3667, 0.6333], "title": {"text": "Annual Income"}}, "yaxis5": {"anchor": "x5", "domain": [0.3667, 0.6333]}, "yaxis6": {"anchor": "x6", "domain": [0.3667, 0.6333]}, "yaxis7": {"anchor": "x7", "domain": [0.0, 0.2667], "title": {"text": "Spending Score"}}, "yaxis8": {"anchor": "x8", "domain": [0.0, 0.2667]}, "yaxis9": {"anchor": "x9", "domain": [0.0, 0.2667]}}}

### Figure 3 — Plotly figure (JSON) as saved in the notebook; plotly's stock layout.template omitted (floating-point values rounded to 4 significant figures)
{"data": [{"colorscale": [[0.0, "rgb(228, 241, 225)"], [0.1667, "rgb(180, 217, 204)"], [0.3333, "rgb(137, 192, 182)"], [0.5, "rgb(99, 166, 160)"], [0.6667, "rgb(68, 140, 138)"], [0.8333, "rgb(40, 114, 116)"], [1.0, "rgb(13, 88, 95)"]], "hovertemplate": "Correlation of %{x} and %{y}= %{z:.3f}", "reversescale": true, "showscale": true, "type": "heatmap", "x": ["Age", "Annual Income", "Spending Score"], "y": ["Age", "Annual Income", "Spending Score"], "z": [[1.0, -0.0124, -0.3272], [-0.0124, 1.0, 0.009903], [-0.3272, 0.009903, 1.0]]}], "layout": {"annotations": [{"font": {"color": "#000000"}, "showarrow": false, "text": "1.0", "x": "Age", "xref": "x", "y": "Age", "yref": "y"}, {"font": {"color": "#FFFFFF"}, "showarrow": false, "text": "-0.01", "x": "Annual Income", "xref": "x", "y": "Age", "yref": "y"}, {"font": {"color": "#FFFFFF"}, "showarrow": false, "text": "-0.33", "x": "Spending Score", "xref": "x", "y": "Age", "yref": "y"}, {"font": {"color": "#FFFFFF"}, "showarrow": false, "text": "-0.01", "x": "Age", "xref": "x", "y": "Annual Income", "yref": "y"}, {"font": {"color": "#000000"}, "showarrow": false, "text": "1.0", "x": "Annual Income", "xref": "x", "y": "Annual Income", "yref": "y"}, {"font": {"color": "#FFFFFF"}, "showarrow": false, "text": "0.01", "x": "Spending Score", "xref": "x", "y": "Annual Income", "yref": "y"}, {"font": {"color": "#FFFFFF"}, "showarrow": false, "text": "-0.33", "x": "Age", "xref": "x", "y": "Spending Score", "yref": "y"}, {"font": {"color": "#FFFFFF"}, "showarrow": false, "text": "0.01", "x": "Annual Income", "xref": "x", "y": "Spending Score", "yref": "y"}, {"font": {"color": "#000000"}, "showarrow": false, "text": "1.0", "x": "Spending Score", "xref": "x", "y": "Spending Score", "yref": "y"}], "title": {"text": "Mall Customer Correlations"}, "xaxis": {"dtick": 1, "gridcolor": "rgb(0, 0, 0)", "side": "top", "ticks": ""}, "yaxis": {"dtick": 1, "tickangle": -30, "ticks": "", "ticksuffix": "  "}}}
